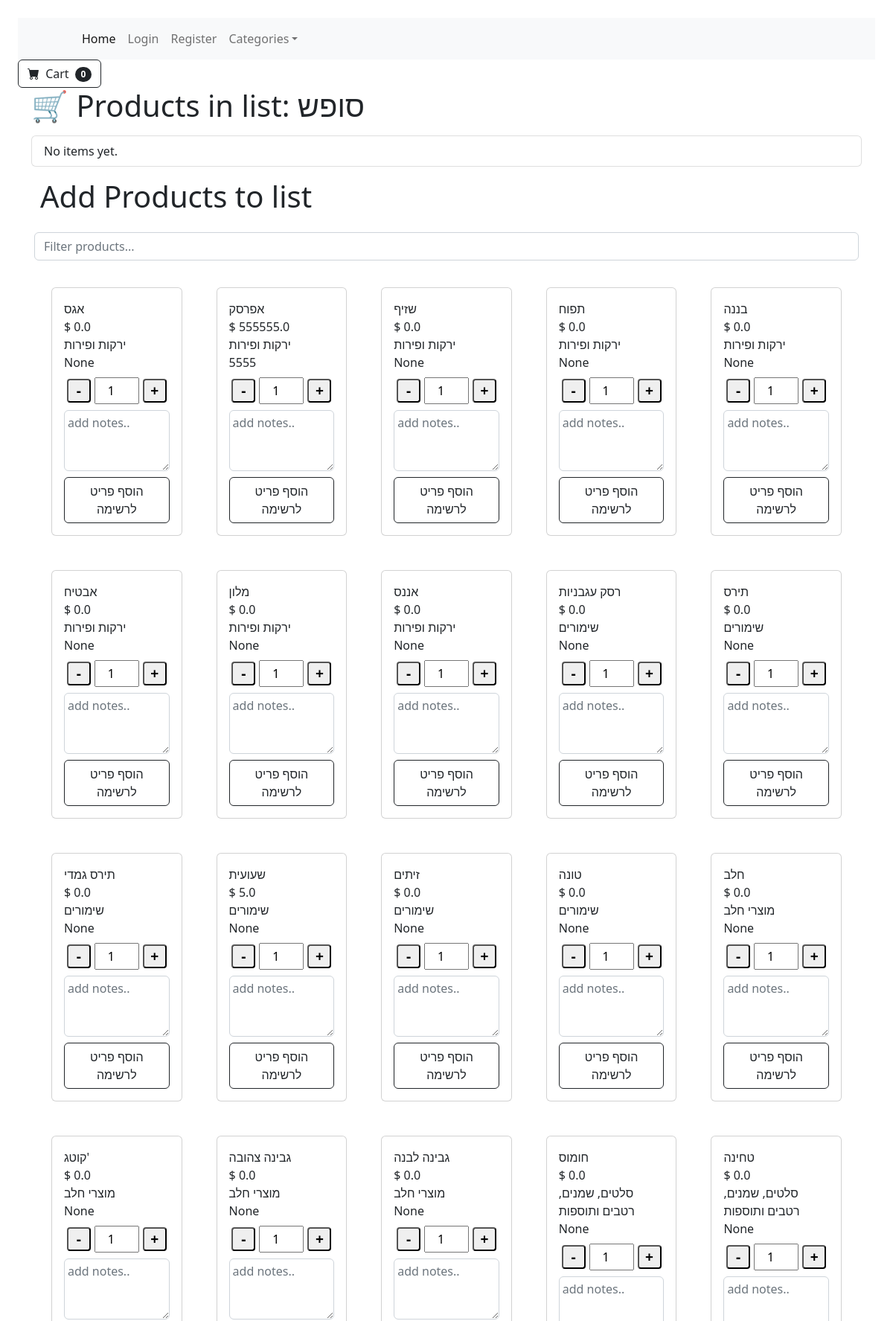
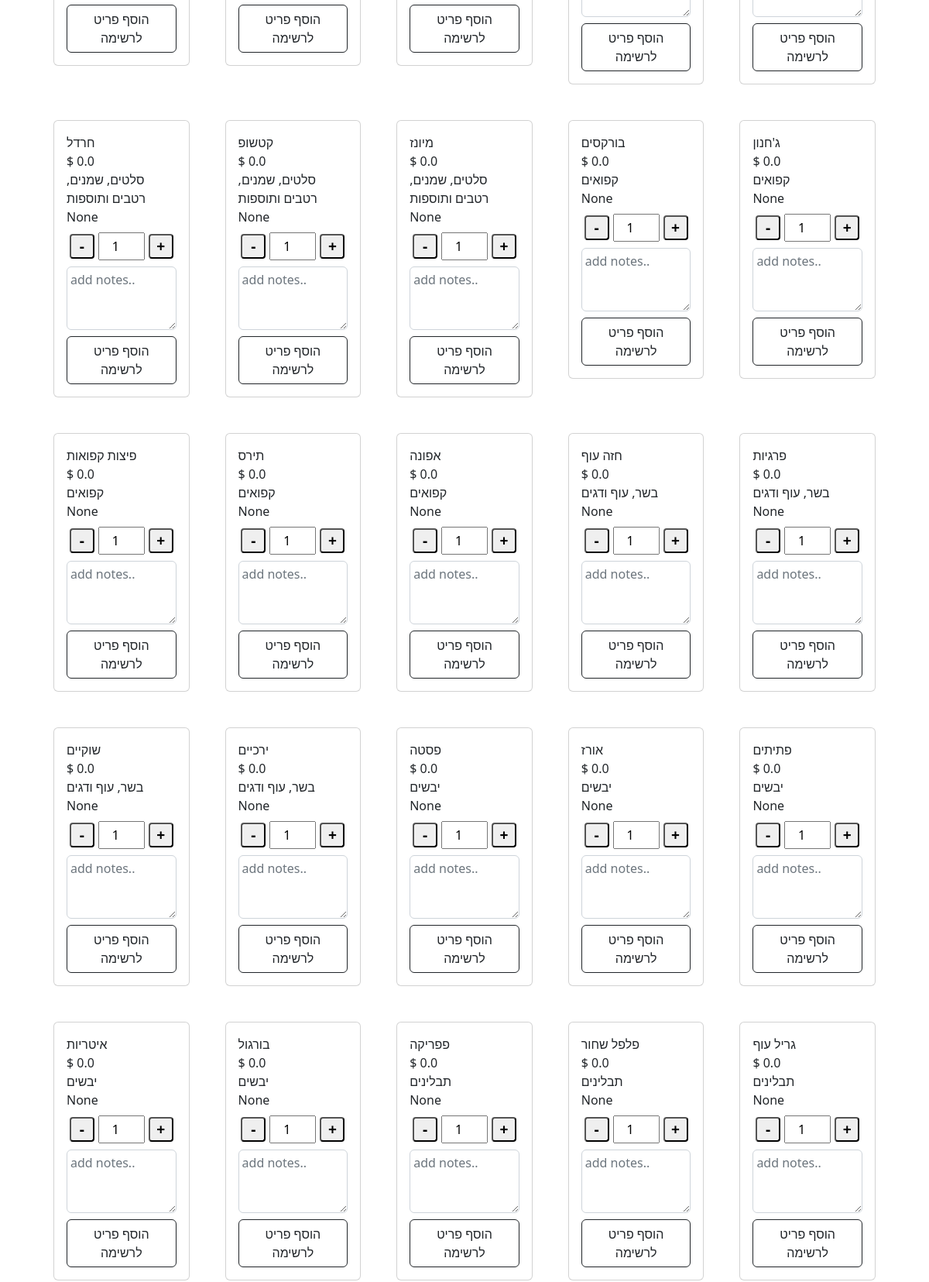
Screenshot of /list/3 (upper part) with the database file from the repository (2 pictures, top to bottom).
### tables this page shows
CREATE TABLE lists (
                id INTEGER PRIMARY KEY AUTOINCREMENT,
                name TEXT UNIQUE
            );

CREATE TABLE products (
        id INTEGER PRIMARY KEY AUTOINCREMENT,
        name TEXT NOT NULL,
        unit TEXT ,
        price REAL,
        category_id INTEGER,
        FOREIGN KEY (category_id) REFERENCES categories(id)
    );

CREATE TABLE categories (
        id INTEGER PRIMARY KEY AUTOINCREMENT,
        name TEXT UNIQUE NOT NULL
    );

### app.py (the view)
@app.route("/list/<int:list_id>", methods=["GET", "POST"])
def view_list(list_id):
    list_items_data = []  # make this a list
    items = database_read(f"select * from product_in_list where list_id ='{list_id}';")
    list_data = database_read(f"select * from product_in_list where list_id ='{list_id}';")
    if items:
        for item in items:
            product_id = item['product_id']
            item_data =  database_read(f"select pl.*,p.* from products p inner JOIN product_in_list  pl on pl.product_id = p.id where p.id ='{product_id}' and list_id='{list_id}';")
            if item_data:
                list_items_data.append(item_data[0])
    list_name = database_read(f"select name from lists where id ='{list_id}';")[0]['name']
    items_data = database_read(f"select p.*,cat.name as catName from products p left JOIN categories cat on category_id = cat.id")
    categories =  database_read(f"select * from categories order by name;")
    return render_template("list.html", list_id=list_id,list_data=list_data, items=list_items_data,list_name=list_name,all_items=items_data,categories=categories)

### HandelDB.py (called while the page is built)
def database_read(sql,data=None):
    connection = sqlite3.connect(database_filename)
    connection.row_factory = sqlite3.Row
    db = connection.cursor()
    if data:
         db.execute(sql, data)
    else:
         db.execute(sql)
    records = db.fetchall()
    rows = [dict(record) for record in records]
    db.close()
    connection.close()
    return rows

### app.py (called while the page is built)
@app.context_processor
def inject_user():
    return dict(user=flask_login.current_user)

@app.teardown_appcontext
def close_connection(exception):
    db = getattr(g, '_database', None)
    if db is not None:
        db.close()

@app.context_processor
def inject_collected_count():
    def get_collected_count(list_id=None):
        if list_id is None:
            return 0
        sql = f"SELECT COUNT(*) as count FROM product_in_list WHERE list_id = '{list_id}' AND collected = 1"
        result = database_read(sql)
        return result[0]['count'] if result else 0
    return dict(get_collected_count=get_collected_count)

@app.after_request
def add_header(response):
    if request.path.endswith('service-worker.js'):
        response.headers['Content-Type'] = 'application/javascript'
    if request.path.endswith('manifest.json'):
        response.headers['Content-Type'] = 'application/manifest+json'
    return response

### templates/list.html (shortened to what this page needs)
{% extends 'base.html' %}
{% block content %}
<form class="d-flex">
  <button class="btn btn-outline-dark" type="submit">
      <i class="bi-cart-fill me-1"></i>
      Cart
      <span class="badge bg-dark text-white ms-1 rounded-pill">{{ get_collected_count(list_id) }}</span>
  </button>
</form>
<body class="p-4">
<div class="container">
  <h1 class="mb-3">🛒 Products in list:  {{ list_name }}   </h1>
  <ul id="itemsinlist"  class="list-group mb-3">
    {% for item in items %}
      <li class="list-group-item d-flex justify-content-between align-items-center
          {% if item.collected %} list-group-item-success {% endif %}">
        <span>
          {{ loop.index }}. &nbsp; {{ item['name'] }}  &nbsp; {% if item.collected %}<strong>(נאסף)</strong>{% endif %}   <br>Quantity: {{ item['quantity'] }}  &nbsp;  Price: {{ item['price'] }}  &nbsp;  Notes:  {% if item.notes %}<strong>{{ item['notes']}}</strong>{% endif %}
        </span>
          <div class="form-check">
            <input class="form-check-input position-static" data-item-id="{{ item['product_id'] }}" type="checkbox" id="blankCheckbox" onchange="updateCollected(this)" value="option1" {% if item.collected %}checked{% endif %} >
            <span class="">|</span>
              <button id="del_prod" class="delete-btn" title="remove product from list"><i class="fa fa-trash"></i></button>
          </div>
      </li>
    {% else %}
      <li class="list-group-item">No items yet.</li>
    {% endfor %}
  </ul>
  <form method="POST" class="d-flex mb-3">
    <div class="container container-box">
      <h1 class="mb-4"> Add Products to list</h1>
      <div class="row row-cols-2 row-cols-sm-3 row-cols-md-4 row-cols-lg-5 g-3">
          <input type="text" id="productFilter" style="margin-bottom: 5px;" class="form-control" placeholder="Filter products...">
          {% for product in all_items%}
          <div class="col">
          <div class="card" style="margin: 15px;">
          <div class="card-body">
              <div class="card-title">{{ product['name'] }}
                  <div class="card-text">
                          $ {{ product['price'] }}
                          <br>
                          {{ product['catName'] }}
                          <br>
                          {{ product['unit'] }}
                      </div>
                  </div>
                  <div class="product-actions text-center">
                  <div class="qty-wrapper">
                    <button class="minus" type="button" onclick="changeQty(this,-1)">-</button>
                    <input type="number" name="quantity" id="quantity" value="1" min="1" class="qty-input">
                    <button class="plus" type="button" onclick="changeQty(this,1)">+</button>
                  </div>
                  <div  class="action-wrapper">
                    <textarea id="notes" name="notes" rows="3" placeholder="add notes.." class="form-control note-input"></textarea>
                  </div>
                </div>
                <div  style="display: flex;" class="text-center"><a class="btn btn-outline-dark mt-auto" href="#" onclick="addProductToList(this); return false;" >הוסף פריט לרשימה</a>
                </div>
              </div>
          </div>
      </div>
          {% endfor%}
  </div>
</div>
  </form>
</div>
</body>
{% endblock %}

### templates/list.html (style rules this page uses)
.qty-wrapper { display: inline-flex; align-items: center; gap: 5px; }
.qty-wrapper button { width: 30px; height: 30px; font-size: 18px; }
.qty-wrapper input[type=number] { width: 60px; text-align: center; }
.plus { font-weight:bold; float:right; padding-right:4px; content:"+"; }
.minus { font-weight:bold; float:right; padding-right:4px; content:"-"; }
.product-actions { max-width: 280px; margin: 0 auto; }
.qty-wrapper { display: flex; justify-content: center; align-items: center; margin-bottom: 0.5rem; }
.qty-input { width: 60px; text-align: center; padding: 0.25rem; }
.qty-wrapper button { width: 32px; height: 32px; font-size: 1.2rem; padding: 0; border-radius: 4px; }
.note-input { max-width: 100%; margin: 0 auto 0.5rem; padding: 0.25rem; }

### rows the page displays
lists: name "סופש"
products: name "אגס", price "0.0", catName "ירקות ופירות", unit "None"
products: name "אפרסק", price "555555.0", catName "ירקות ופירות", unit "5555"
products: name "שזיף", price "0.0", catName "ירקות ופירות", unit "None"
products: name "תפוח", price "0.0", catName "ירקות ופירות", unit "None"
products: name "בננה", price "0.0", catName "ירקות ופירות", unit "None"
products: name "אבטיח", price "0.0", catName "ירקות ופירות", unit "None"
products: name "מלון", price "0.0", catName "ירקות ופירות", unit "None"
products: name "אננס", price "0.0", catName "ירקות ופירות", unit "None"
products: name "רסק עגבניות", price "0.0", catName "שימורים", unit "None"
products: name "תירס", price "0.0", catName "שימורים", unit "None"
products: name "תירס גמדי", price "0.0", catName "שימורים", unit "None"
products: name "שעועית", price "5.0", catName "שימורים", unit "None"
products: name "זיתים", price "0.0", catName "שימורים", unit "None"
products: name "טונה", price "0.0", catName "שימורים", unit "None"
products: name "חלב", price "0.0", catName "מוצרי חלב", unit "None"
products: name "קוטג'", price "0.0", catName "מוצרי חלב", unit "None"
products: name "גבינה צהובה", price "0.0", catName "מוצרי חלב", unit "None"
products: name "גבינה לבנה", price "0.0", catName "מוצרי חלב", unit "None"
products: name "חומוס", price "0.0", catName "סלטים, שמנים, רטבים ותוספות", unit "None"
products: name "טחינה", price "0.0", catName "סלטים, שמנים, רטבים ותוספות", unit "None"
products: name "חרדל", price "0.0", catName "סלטים, שמנים, רטבים ותוספות", unit "None"
products: name "קטשופ", price "0.0", catName "סלטים, שמנים, רטבים ותוספות", unit "None"
products: name "מיונז", price "0.0", catName "סלטים, שמנים, רטבים ותוספות", unit "None"
products: name "בורקסים", price "0.0", catName "קפואים", unit "None"
products: name "ג'חנון", price "0.0", catName "קפואים", unit "None"
products: name "פיצות קפואות", price "0.0", catName "קפואים", unit "None"
products: name "תירס", price "0.0", catName "קפואים", unit "None"
products: name "אפונה", price "0.0", catName "קפואים", unit "None"
products: name "חזה עוף", price "0.0", catName "בשר, עוף ודגים", unit "None"
products: name "פרגיות", price "0.0", catName "בשר, עוף ודגים", unit "None"
products: name "שוקיים", price "0.0", catName "בשר, עוף ודגים", unit "None"
products: name "ירכיים", price "0.0", catName "בשר, עוף ודגים", unit "None"
products: name "פסטה", price "0.0", catName "יבשים", unit "None"
products: name "אורז", price "0.0", catName "יבשים", unit "None"
products: name "פתיתים", price "0.0", catName "יבשים", unit "None"
products: name "איטריות", price "0.0", catName "יבשים", unit "None"
products: name "בורגול", price "0.0", catName "יבשים", unit "None"
products: name "פפריקה", price "0.0", catName "תבלינים", unit "None"
products: name "פלפל שחור", price "0.0", catName "תבלינים", unit "None"
products: name "גריל עוף", price "0.0", catName "תבלינים", unit "None"

### other values shown
{{ get_collected_count(list_id) }} "0"
